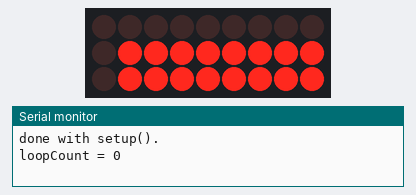
A sketch run on a simulated Arduino Uno, built with avr-gcc and run on an emulated ATmega328P. On the bench: 9×3 LED matrix, the last lines printed to the serial monitor. Wiring (inferred from the names in the program): LED cube drawn one layer per row (orientation assumed): layers A5, A4, A3; columns pin 3, pin 2, pin 4, pin 5, pin 6, pin 7, pin 8, pin 10, pin 11.

Above: at 0.36 s.
At 5.16 s:
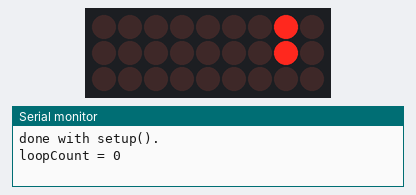
At 10.16 s:
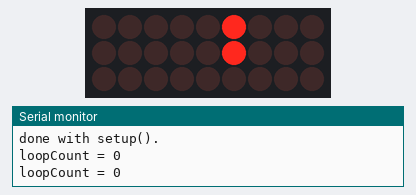
At 19.96 s:
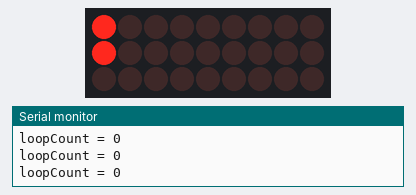
At 29.76 s:
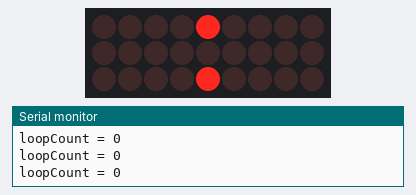
At 39.76 s:
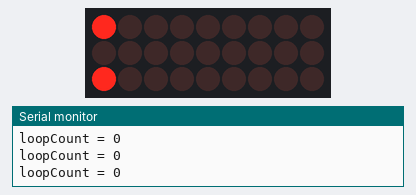

The sketch:

sketch_ledCube_2016_10_27.ino
```cpp
/**
 *        ****    2016-10-27    ****
 * How about some code for the 3x3x3 LED cube.
 * Using duemilanove initially.
 *
 */

#include <Arduino.h>
#include <new.h>
#include <avr/pgmspace.h>

//#include "DuemilanovePins.h"
//#include "LedCube333.h"
#define ROW1 A5
#define ROW2 A4
#define ROW3 A3

#define COL11 3
#define COL12 2
#define COL13 4
#define COL21 5
#define COL22 6
#define COL23 7
#define COL31 8
#define COL32 10
#define COL33 11

uint8_t toggle = LOW;
uint8_t ROWS[]={ROW1, ROW2, ROW3};
uint8_t COLS[][3]={{COL11,COL12,COL13},{COL21,COL22,COL23},{COL31,COL32,COL33}};

void setup() {
	for(int i = 0; i < 3; i++){
		pinMode(ROWS[i], OUTPUT);
		digitalWrite(ROWS[i], HIGH);

		for(int j = 0; j < 3; j++){
			pinMode(COLS[i][j], OUTPUT);
			digitalWrite(COLS[i][j], HIGH);
		}
	}

	Serial.begin(19200);
	Serial.println(F("done with setup()."));
}
uint8_t loopCount =  0;
void loop() {
	toggle = !toggle;
	Serial.println("loopCount = " + String(loopCount));
	iterate27(200);


}

void iterate27(uint8_t ms){
	for(uint8_t row = 0; row < 3; row++){
		for(uint8_t colx = 0; colx < 3; colx++){
			for(uint8_t coly = 0; coly < 3; coly++){
				setRow(row, LOW);
				setCol(colx, coly, HIGH);
				delay(ms);
				setRow(row, HIGH);
				setCol(colx, coly, LOW);
			}
		}
	}
}

void setCol(uint8_t colx, uint8_t coly, uint8_t level){
	digitalWrite(COLS[colx][coly], level);
}
void setRow(uint8_t row, uint8_t level){
	digitalWrite(ROWS[row], level);
}

void setAllRows(uint8_t level){
	digitalWrite(ROW1, level);
	digitalWrite(ROW2, level);
	digitalWrite(ROW3, level);
}
```
